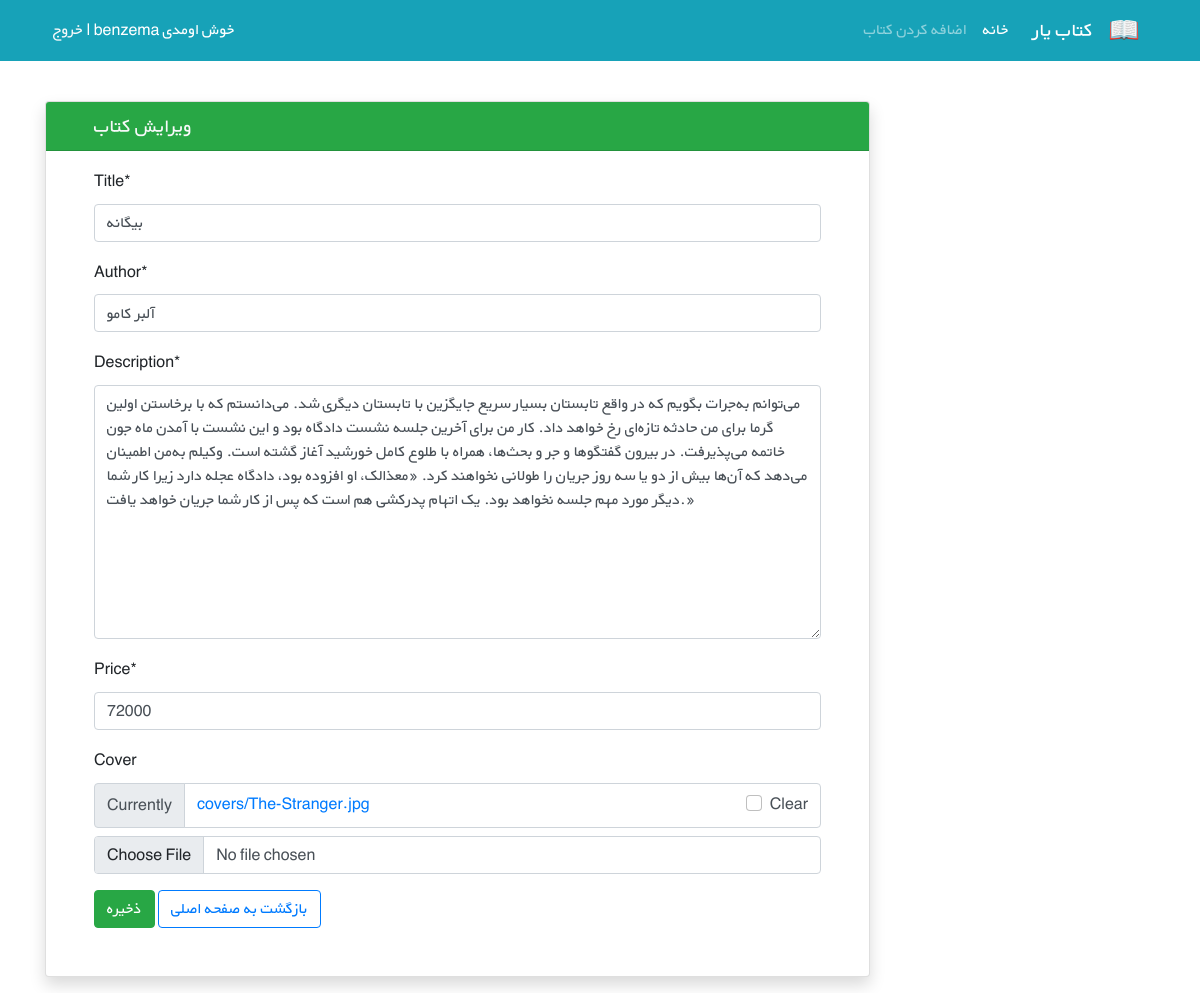
The app's page /books/2/edit/ (signed in) with its own data.
### books/models.py (models this page shows, shortened)
class Book(models.Model):
    user = models.ForeignKey(to=get_user_model(), default=1, on_delete=models.CASCADE)
    title = models.CharField(max_length=100)
    author = models.CharField(max_length=100)
    description = models.TextField()
    price = models.PositiveIntegerField()
    cover = models.ImageField(upload_to='covers/', blank=True)

### books/views.py (the view)
# urls.py: path('<int:pk>/edit/', views.BookUpdateView.as_view(), name='book_update'),
class BookUpdateView(LoginRequiredMixin, UserPassesTestMixin, generic.UpdateView):
    model = Book
    fields = ['title', 'author', 'description', 'price', 'cover']
    template_name = 'books/book_update.html'
    def test_func(self):
        obj = self.get_object()
        return obj.user == self.request.user

### books/templates/books/book_update.html (shortened to what this page needs)
{% extends '_base.html' %}
{% load crispy_forms_tags %}
{% block content %}
    <div class="container mt-4" dir="ltr">
        <div class="row">
            <div class="col-9">
                <div class="card shadow my-3">
                    <h5 class="card-header bg-success text-light px-5">ویرایش کتاب</h5>
                    <div class="px-5 pt-3 pb-5">
                        <form action="" method="POST" enctype="multipart/form-data">
                            {{ form | crispy }}
                            <button class="btn btn-success" type="submit">ذخیره</button>
                            <a class="btn btn-outline-primary" href="{% url 'books_list' %}">بازگشت به صفحه اصلی</a>
                        </form>
                    </div>
                </div>
            </div>
        </div>
    </div>
{% endblock content %}

### static/css/style.css (style rules this page uses)
* { font-family: 'BYekan', sans-serif; line-height: 1.8rem; }

### records on screen
Book: title "بیگانه", author "آلبر کامو", description "می‌توانم به‌جرات بگویم که در واقع تابستان بسیار سریع جایگزین با تابستان دیگری شد. می‌دانستم که با برخاستن اولین گرما برای من حادثه تازه‌ای رخ خواهد داد. کار من برای آخرین جلسه نشست دادگاه بود و این نشست با آمدن ماه جون خاتمه می‌پذیرفت. در بیرون گفتگوها و جر و بحث‌ها، همراه با طلوع کامل خورشید آغاز گشته است. وکیلم به‌من اطمینان می‌دهد که آن‌ها بیش از دو یا سه روز جریان را طولانی نخواهند کرد. «معذالک، او افزوده بود، دادگاه عجله دارد زیرا کار شما دیگر مورد مهم جلسه نخواهد بود. یک اتهام پدرکشی هم است که پس از کار شما جریان خواهد یافت.»", price "72000"
